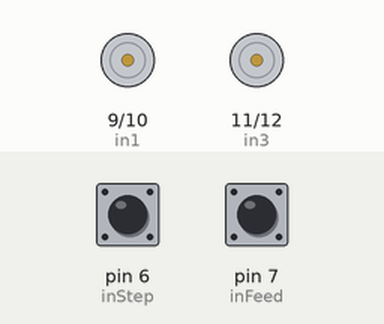
Simulated run of this program. Board: Arduino Nano, built with avr-gcc and run on an emulated ATmega328P. Parts: motor-driver pin pairs drawn as motors (green arrow = first pin HIGH = forward, orange = second pin HIGH = backward, longer = more drive). Inputs (shaded band) come from the test bench; at power-on: pin 7 (inFeed) HIGH, pin 6 (inStep) HIGH.

Above: at 1.2 s.
1.3 s: pin 7 (inFeed) pulled LOW for 0.15 s
At 1.45 s:
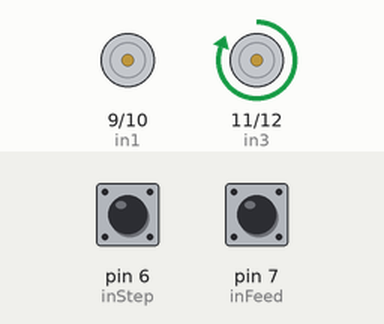
4.3 s: pin 6 (inStep) pulled LOW for 1 s
6.8 s: pin 6 (inStep) pulled LOW for 3.2 s
At 7.26 s:
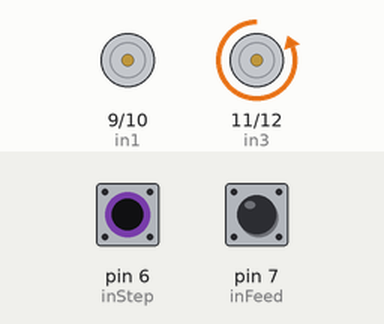
11.5 s: pin 6 (inStep) pulled LOW for 0.15 s
At 12.5 s:
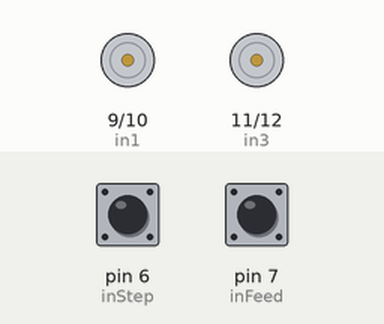
13.2 s: pin 7 (inFeed) pulled LOW for 1 s
At 13.67 s:
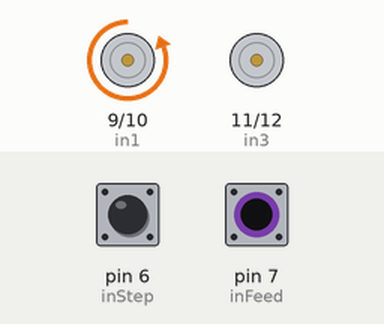
16.8 s: pin 7 (inFeed) pulled LOW for 3.2 s
At 19.38 s:
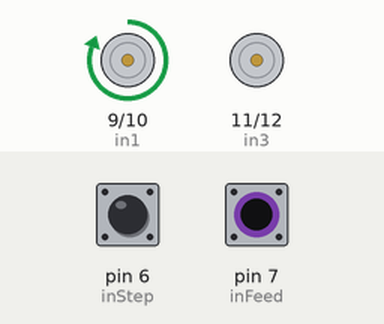
Timing chart, 0 to 22.5 s (numbered marks = the images above; inputs shaded):
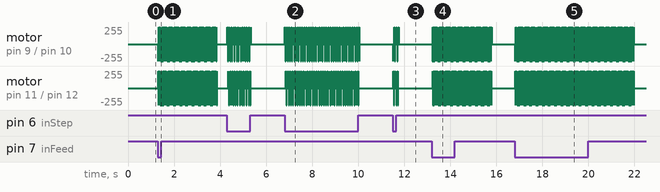

Measured:
- after the input at 6.8 s, motor on pin 9 (in1) / pin 10 (in2): stopped → forward 255/255 at once, then moves between backward 255/255 and forward 255/255, repeating every 1.0 s; motor on pin 11 (in3) / pin 12 (in4): stopped → forward 255/255 after 0.05 s, then moves between backward 255/255 and forward 255/255, repeating every 1.0 s
- after the input at 16.8 s, motor on pin 11 (in3) / pin 12 (in4): stopped → forward 255/255 at once, then repeats every 0.04 s: backward 255/255 0.01 s, stopped 0.02 s, forward 255/255 0.02 s, until it stays stopped from 22.0 s

The program:

main.cpp
```cpp
#include <Arduino.h>

const int in1 =  9;
const int in2 = 10;
const int in3 = 11;
const int in4 = 12;
const int outGnd = 8;
const int inFeed = 7;
const int inStep = 6;

const unsigned char steps[] = {0x01,0x03,0x02,0x06,0x04,0x0c,0x08,0x09};

int gStepIndex = 0;

void setup() {
  pinMode(in1, OUTPUT);
  pinMode(in2, OUTPUT);
  pinMode(in3, OUTPUT);
  pinMode(in4, OUTPUT);
  pinMode(outGnd, OUTPUT);
  digitalWrite(outGnd, LOW);
  pinMode(inFeed, INPUT_PULLUP);
  pinMode(inStep, INPUT_PULLUP);
}

void turn(int angle, int speed) {
  for(int i=0;i<(angle*64*8/45);i++)
  {
    digitalWrite(in1, steps[gStepIndex] & 0x01);
    digitalWrite(in2, steps[gStepIndex] & 0x02 ? HIGH : LOW);
    digitalWrite(in3, steps[gStepIndex] & 0x04 ? HIGH : LOW);
    digitalWrite(in4, steps[gStepIndex] & 0x08 ? HIGH : LOW);
    gStepIndex++;
    if (gStepIndex == 8) {
      gStepIndex = 0;
    }
    delay(speed);
  }
}

void zero() {
  digitalWrite(in1, LOW);
  digitalWrite(in2, LOW);
  digitalWrite(in3, LOW);
  digitalWrite(in4, LOW);
}

void loop() {
  if (digitalRead(inFeed) == LOW) {
    turn(45, 5);
    zero();
  }
  if (digitalRead(inStep) == LOW) {
    turn(1, 10);
    zero();
  }
  delay(20);
}
```
